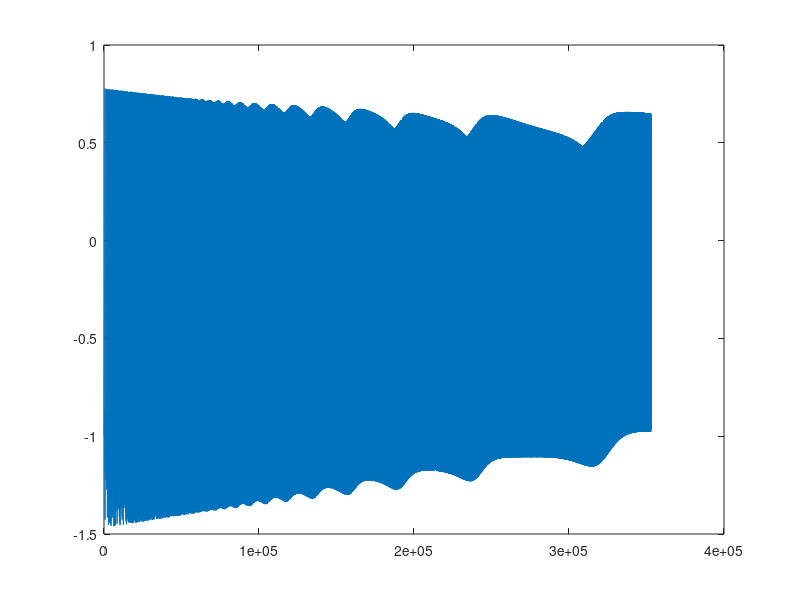

The MATLAB script that drew this image:
scale = 1000;

fs = 44100/scale;
ts = 1/fs;
N = 6;
T = 8*scale;
t = (0:T*fs-1)/fs;
f = 8000*(0:length(t)-1)/length(t) + 50;
%f = 3000 + 2500*sin(2*pi*2*t/scale);
%f = 100*ones(size(t));
f = f/scale;

[b, a] = ellip(N, 1, 60, 2*pi*fs/2, 'low', 's');
%[b, a] = butter(N, 2*pi*fs/2, 'low', 's');

[A,B,C,D] = tf2ss(b, a);

[P, LAMBDA] = eig(A);

C_ = C*P;
B_ = P\B;
lambda = diag(LAMBDA);

y = zeros(size(t));
w = zeros(N,1);

t = 0;

c1 = exp(lambda*ts);
c2 = B_./(lambda.^2);

usave = zeros(size(t));
ISave = zeros(N,length(t));

tic
for( n = 1:length(y) )
    
    T = 1/f(n);
    
    t0 = t;
    t = t + ts;
    
    k = f(n);
    
    if( t > T )
         
        I = (lambda*t0 + 1).*exp(lambda*(t-t0)) + (1 - exp(lambda*(t-T))).*lambda*T - lambda*t - 1;
        
        t = t - T;
        
    else
        
        I = (lambda*t0 + 1).*c1 - lambda*t - 1;
        
    end;
    
    w = c1.*w + k*c2.*I;   
   
    out = real(C_*w);
    
    y(n) = out;
    
end;
toc

y = 2*y - 1;

plot(y)



